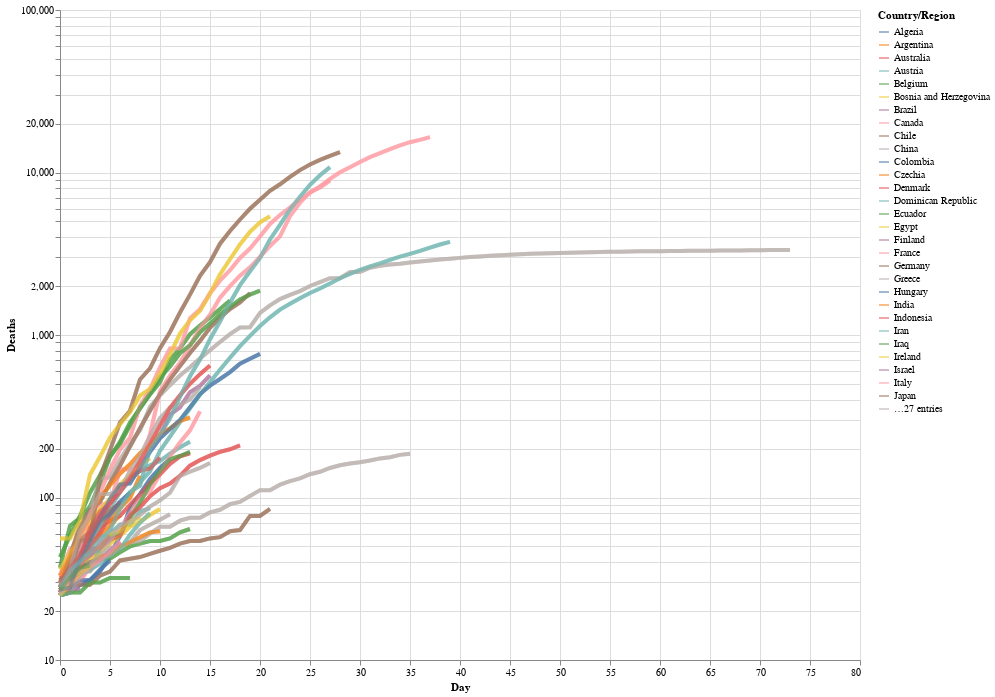

Source (notebook cell):
### Markdown cell above
How amazing that we could add that useful hoverl tooltip with one line of code `tooltip=['Country/Region', 'Day','Deaths']`, particularly as it adds such information rich interaction to the chart.
One cool aspect of the NYTimes chart was that, when you hovered over a particular curve, it made it stand out against the other. We're going to do something similar here: in the resulting chart, when you click on a curve, the others turn grey.

**Note:** When first attempting to build this chart, I discovered [here](https://github.com/altair-viz/altair/issues/1552) that "multiple conditional values in one encoding are not allowed by the Vega-Lite spec," which is what Altair uses! For this reason, we build the chart, then an overlay, and then combine them.

### Code cell
# Selection tool
selection = alt.selection_single(fields=['Country/Region'])
# Color change when clicked
color = alt.condition(selection,
                    alt.Color('Country/Region:N'),
                    alt.value('lightgray'))


# Base altair plot 
base = alt.Chart(deaths_long).mark_line(strokeWidth=4, opacity=0.7).encode(
    x=alt.X('Day'),
    y=alt.Y('Deaths', scale=alt.Scale(type='log')),
    color='Country/Region',
    tooltip=['Country/Region', 'Day','Deaths']
).properties(
    width=800,
    height=650
)

# Chart
chart = base.encode(
  color=alt.condition(selection, 'Country/Region:N', alt.value('lightgray'))
).add_selection(
  selection
)

# Overlay
overlay = base.encode(
    color='Country/Region',
  opacity=alt.value(0.5),
  tooltip=['Country/Region:N', 'Name:N']
).transform_filter(
  selection
)

# Sum em up!
chart + overlay

### Figure 1 — Vega-Lite specification as saved in the notebook (floating-point values rounded to 4 significant figures; data arrays with more than 128 entries replaced by an {"elided": "..."} marker saying what was removed)
{"config": {"view": {"continuousWidth": 400, "continuousHeight": 300}}, "layer": [{"mark": {"type": "line", "opacity": 0.7, "strokeWidth": 4}, "encoding": {"color": {"condition": {"type": "nominal", "field": "Country/Region", "selection": "selector001"}, "value": "lightgray"}, "tooltip": [{"type": "nominal", "field": "Country/Region"}, {"type": "quantitative", "field": "Day"}, {"type": "quantitative", "field": "Deaths"}], "x": {"type": "quantitative", "field": "Day"}, "y": {"type": "quantitative", "field": "Deaths", "scale": {"type": "log"}}}, "height": 650, "selection": {"selector001": {"type": "single", "fields": ["Country/Region"]}}, "width": 800}, {"mark": {"type": "line", "opacity": 0.7, "strokeWidth": 4}, "encoding": {"color": {"type": "nominal", "field": "Country/Region"}, "opacity": {"value": 0.5}, "tooltip": [{"type": "nominal", "field": "Country/Region"}, {"type": "nominal", "field": "Name"}], "x": {"type": "quantitative", "field": "Day"}, "y": {"type": "quantitative", "field": "Deaths", "scale": {"type": "log"}}}, "height": 650, "transform": [{"filter": {"selection": "selector001"}}], "width": 800}], "data": {"name": "data-5239569ca40df81e442f543b2aa56e18"}, "$schema": "https://vega.github.io/schema/vega-lite/v4.8.1.json", "datasets": {"data-5239569ca40df81e442f543b2aa56e18": {"elided": "4256 records"}}}
